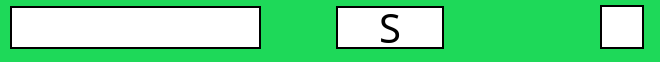
       <widget class="QWidget" name="key2" native="true">
        <property name="sizePolicy">
         <sizepolicy hsizetype="Preferred" vsizetype="Fixed">
          <horstretch>0</horstretch>
          <verstretch>0</verstretch>
         </sizepolicy>
        </property>
        <property name="minimumSize">
         <size>
          <width>0</width>
          <height>55</height>
         </size>
        </property>
        <property name="maximumSize">
         <size>
          <width>16777215</width>
          <height>90</height>
         </size>
        </property>
        <property name="cursor">
         <cursorShape>PointingHandCursor</cursorShape>
        </property>
        <property name="styleSheet">
         <string notr="true">background-color: rgb(30, 217, 89);
</string>
        </property>
        <widget class="QLineEdit" name="game_command2">
         <property name="geometry">
          <rect>
           <x>10</x>
           <y>6</y>
           <width>251</width>
           <height>43</height>
          </rect>
         </property>
         <property name="sizePolicy">
          <sizepolicy hsizetype="Expanding" vsizetype="Preferred">
           <horstretch>0</horstretch>
           <verstretch>0</verstretch>
          </sizepolicy>
         </property>
         <property name="minimumSize">
          <size>
           <width>0</width>
           <height>43</height>
          </size>
         </property>
         <property name="maximumSize">
          <size>
           <width>16777215</width>
           <height>16777215</height>
          </size>
         </property>
         <property name="font">
          <font>
           <family>Berlin Sans FB</family>
           <pointsize>20</pointsize>
          </font>
         </property>
         <property name="styleSheet">
          <string notr="true">background-color: rgb(255, 255, 255);
color: rgb(0, 0, 0);
border-style: solid;
border-width: 2px;
border-color: black;</string>
         </property>
         <property name="inputMask">
          <string notr="true"/>
         </property>
         <property name="maxLength">
          <number>16</number>
         </property>
        </widget>
        <widget class="QLabel" name="key_2_name">
         <property name="geometry">
          <rect>
           <x>336</x>
           <y>6</y>
           <width>108</width>
           <height>43</height>
          </rect>
         </property>
         <property name="font">
          <font>
           <family>Berlin Sans FB</family>
           <pointsize>30</pointsize>
          </font>
         </property>
         <property name="styleSheet">
          <string notr="true">background-color: rgb(255, 255, 255);
border-style: solid;
border-width: 2px;
border-color: black;</string>
         </property>
         <property name="text">
          <string>S</string>
         </property>
         <property name="alignment">
          <set>Qt::AlignCenter</set>
         </property>
        </widget>
        <widget class="QCheckBox" name="checkBoxS">
         <property name="geometry">
          <rect>
           <x>600</x>
           <y>2</y>
           <width>51</width>
           <height>51</height>
          </rect>
         </property>
         <property name="styleSheet">
          <string notr="true">QCheckBox::indicator {
     width: 40px;
     height: 40px;
	border-style: solid;
    border-width: 2px;
    border-color: black;
}

QCheckBox::indicator:checked {
   background-color: rgb(7, 113, 240);
}
QCheckBox::indicator:unchecked {
    background-color: rgb(255, 255, 255);
}
</string>
         </property>
         <property name="text">
          <string/>
         </property>
         <property name="iconSize">
          <size>
           <width>23</width>
           <height>28</height>
          </size>
         </property>
         <property name="checkable">
          <bool>true</bool>
         </property>
        </widget>
       </widget>
